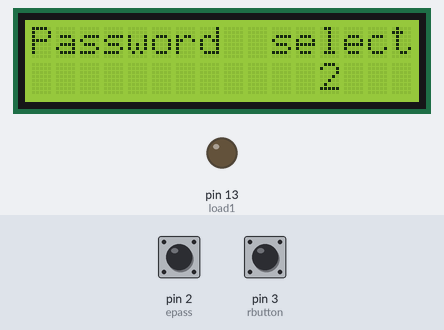
Simulated run of this sketch. Board: Arduino Uno, built with avr-gcc and run on an emulated ATmega328P. Shown: 16×2 character LCD, output pins drawn as LEDs (lit = HIGH). Inputs (shaded band) come from the test bench; at power-on: pin 2 (epass) HIGH, pin 3 (rbutton) HIGH. What the sketch prints to the serial monitor is not drawn.

Above: at 2.2 s.
2.3 s: pin 2 (epass) pulled LOW for 0.15 s
At 3.3 s:
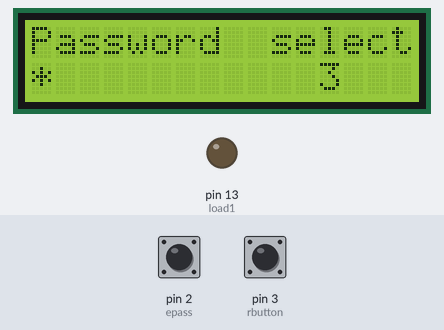
5.4 s: pin 2 (epass) pulled LOW for 1 s
At 7.5 s:
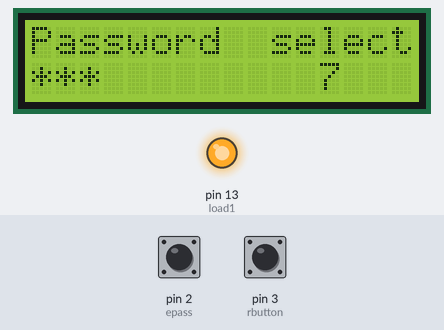
7.9 s: pin 3 (rbutton) pulled LOW for 0.15 s
At 8.3 s:
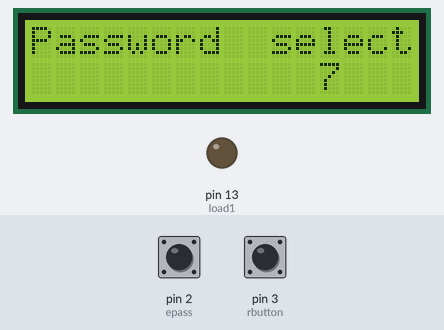
Timing chart, 0 to 10.9 s (numbered marks = the images above; inputs shaded):
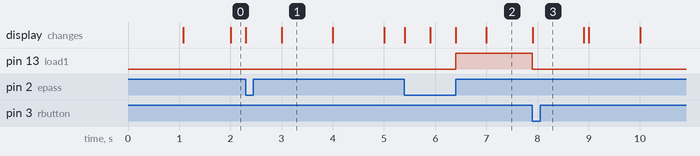

Measured:
- after the input at 2.3 s, the display: first changes at once (image 1 shows a later state)
- after the input at 5.4 s, pin 13 (load1): LOW → HIGH after 1.0 s; the display: first changes at once (image 2 shows a later state)
- after the input at 7.9 s, pin 13 (load1): HIGH → LOW at once; the display: changes at once (image 3)
- what the display in image 1 shows lasts 1.0 s, from 3.0 s to 4.0 s

The sketch:

paass.ino
```cpp
#include <LiquidCrystal_I2C.h>


LiquidCrystal_I2C lcd(0x27, 16, 2);   // Activates the LCD "object"


// Tracks the time since last event fired
unsigned long previousMillis=0;
unsigned long int previoussecs = 0;
unsigned long int currentsecs = 0;
 unsigned long currentMillis = 0;

 int secs = 0;


int interval= 1 ; // updated every 1 second
int epass = 2; // enter password
int load1 = 13; // the output load/ machine, it can be a bulb, a motor etc ...
int rbutton = 3; // reset button

int Lflag = 0; // load flag

// your 4 digit password
int pdigit1 = 2;
int pdigit2 = 5;
int pdigit3 = 5;
//int pdigit4 = 9;

int digit1 = 0;
int digit2 = 0;
int digit3 = 0;
//int digit4 = 0;


void setup()
{
    Serial.begin(9600);
    // set up the LCD's number of columns and rows:
  lcd.begin(16, 2);
  // Print a message to the LCD.
  lcd.clear();
  lcd.print("Password  select");
      // Initialise the IO and ISR
pinMode(epass, INPUT_PULLUP);
pinMode(rbutton, INPUT_PULLUP);


pinMode(load1, OUTPUT);
digitalWrite(load1, LOW);


delay(1000);

}


void loop()
{

   currentMillis = millis();
   currentsecs = currentMillis / 1000;
    if ((unsigned long)(currentsecs - previoussecs) >= interval)
    {
      secs = secs + 1;
      previoussecs = currentsecs;
      if (secs >= 10)
      {
        secs = 0;
      }
 lcd.setCursor(12,1);
 lcd.print(secs);
    }

    password();

  if (digitalRead(rbutton) == LOW )
  {
    digitalWrite(load1, LOW);
    Lflag == 0;
    digit1 = 0;
    digit2 = 0 ;
    digit3 = 0;
    //digit4 = 0;
    Serial.println("reset");
    lcd.setCursor(0,1);
    lcd.print("    ");

    delay(1000);
  }
}


 void password()
 {
 if ( (secs >= 1) && ( digitalRead(epass) == LOW) && (digit1 == 0) && (digit2 == 0) && (digit3 == 0) )
  {
    digit1 = secs;
    Serial.println(digit1);
    lcd.setCursor(0,1);
    lcd.print("*");
    delay(500);
  }
// for digit2
   if ( (secs >= 1) && ( digitalRead(epass) == LOW) && (digit1 != 0) && (digit2 == 0) && (digit3 == 0) )
  {
    digit2 = secs;
    Serial.println(digit2);
    lcd.setCursor(1,1);
    lcd.print("*");
    delay(500);
  }

  // for digit3
   if ( (secs >= 1) && ( digitalRead(epass) == LOW) && (digit1 != 0) && (digit2 != 0) && (digit3 == 0))
  {
    digit3 = secs;
    Serial.println(digit3);
    lcd.setCursor(2,1);
    lcd.print("*");
    delay(500);
  }

    // for digit3
 /*  if ( (secs >= 1) && ( digitalRead(epass) == LOW) && (digit1 != 0) && (digit2 != 0) && (digit3 != 0) && (digit4 ==0))
  {
    digit4 = secs;
    Serial.println(digit4);
    lcd.setCursor(3,1);
    lcd.print("*");
    delay(500);
  }
*/

    if ( (pdigit1 == digit1) && ( pdigit2 == digit2) && (pdigit3 == digit3) && (Lflag == 0) )
    {
      digitalWrite(load1, HIGH);
      Lflag == 1;
    }

 }
```
